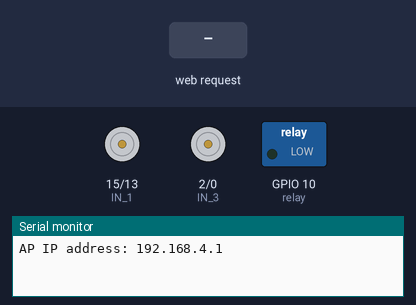
This sketch was run on a simulated ESP8266 (NodeMCU). On the bench: motor-driver pin pairs drawn as motors (green arrow = first pin HIGH = forward, orange = second pin HIGH = backward, longer = more drive, scaled by the enable pin), switched loads named in the sketch (green lamp = pin HIGH), the last lines printed to the serial monitor. The inputs (shaded band) are chosen by the test bench.

Above: at 1.2 s.
1.3 s: HTTP request GET /?State=F received
At 1.8 s:
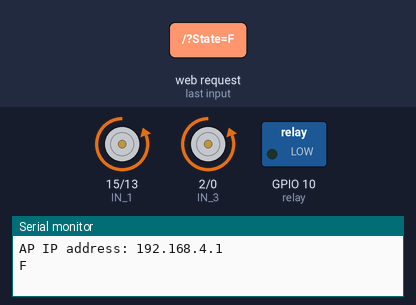
2.8 s: HTTP request GET /?State=B received
At 4.0 s:
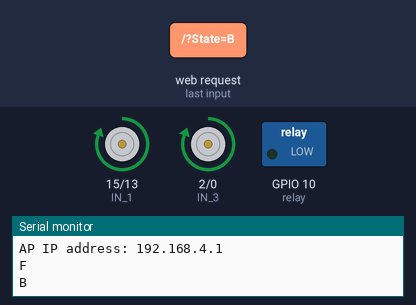
4.3 s: HTTP request GET /?State=L received
At 5.3 s:
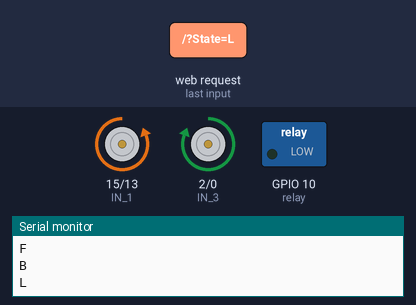
5.8 s: HTTP request GET /?State=R received
At 6.5 s:
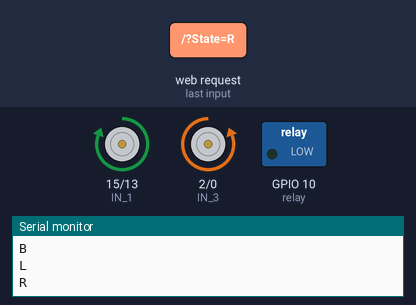
Timing chart, 0 to 8.3 s (numbered marks = the images above; inputs shaded):
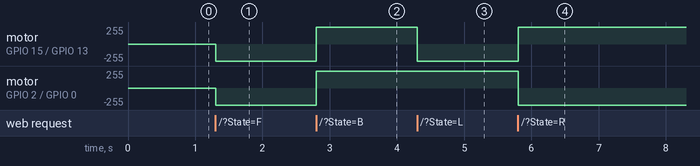

Measured:
- after the input at 1.3 s, motor on GPIO 15 (IN_1) / GPIO 13 (IN_2), motor on GPIO 2 (IN_3) / GPIO 0 (IN_4): stopped → backward 255/255 at once
- after the input at 2.8 s, motor on GPIO 15 (IN_1) / GPIO 13 (IN_2), motor on GPIO 2 (IN_3) / GPIO 0 (IN_4): backward 255/255 → forward 255/255 at once
- after the input at 4.3 s, motor on GPIO 15 (IN_1) / GPIO 13 (IN_2): forward 255/255 → backward 255/255 at once
- after the input at 5.8 s, motor on GPIO 15 (IN_1) / GPIO 13 (IN_2): backward 255/255 → forward 255/255 at once; motor on GPIO 2 (IN_3) / GPIO 0 (IN_4): forward 255/255 → backward 255/255 at once

The sketch:

sketch_oct18a.ino
```cpp
#define ENA   14          // Enable/speed motors Right        GPIO14(D5)
#define ENB   12          // Enable/speed motors Left         GPIO12(D6)
#define IN_1  15          // L298N in1 motors Right           GPIO15(D8)
#define IN_2  13          // L298N in2 motors Right           GPIO13(D7)
#define IN_3  2           // L298N in3 motors Left            GPIO2(D4)
#define IN_4  0           // L298N in4 motors Left            GPIO0(D3)

#include <ESP8266WiFi.h>
#include <WiFiClient.h>
#include <ESP8266WebServer.h>

const int trigPin = 4;  //D2
const int echoPin = 16; //D0

//define sound velocity in cm/uS
#define SOUND_VELOCITY 0.034
#define CM_TO_INCH 0.393701

long duration;
float distanceCm;
float distanceInch;

String command;             //String to store app command state.
int speedCar = 1023;         // 400 - 1023.
int speed_Coeff = 3;

//int val = 0 ;

const int relay = 10; //SD3

const char* ssid = "SMART CAR";
//const char* password = "0868475996";
ESP8266WebServer server(80);

void setup() {

 Serial.begin(115200);

 pinMode(ENA, OUTPUT);
 pinMode(ENB, OUTPUT);
 pinMode(IN_1, OUTPUT);
 pinMode(IN_2, OUTPUT);
 pinMode(IN_3, OUTPUT);
 pinMode(IN_4, OUTPUT);

 pinMode(trigPin, OUTPUT); // Sets the trigPin as an Output
 pinMode(echoPin, INPUT); // Sets the echoPin as an Input

 pinMode(relay, OUTPUT);

// Connecting WiFi

  WiFi.mode(WIFI_AP);
  WiFi.softAP(ssid);

  IPAddress myIP = WiFi.softAPIP();
  Serial.print("AP IP address: ");
  Serial.println(myIP);

 // Starting WEB-server
     server.on ( "/", HTTP_handleRoot );
     server.onNotFound ( HTTP_handleRoot );
     server.begin();
}

void goAhead(){

      digitalWrite(IN_1, LOW);
      digitalWrite(IN_2, HIGH);
      analogWrite(ENA, speedCar);

      digitalWrite(IN_3, LOW);
      digitalWrite(IN_4, HIGH);
      analogWrite(ENB, speedCar);
  }

void goBack(){

      digitalWrite(IN_1, HIGH);
      digitalWrite(IN_2, LOW);
      analogWrite(ENA, speedCar);

      digitalWrite(IN_3, HIGH);
      digitalWrite(IN_4, LOW);
      analogWrite(ENB, speedCar);
  }

void goRight(){

      digitalWrite(IN_1, HIGH);
      digitalWrite(IN_2, LOW);
      analogWrite(ENA, speedCar);

      digitalWrite(IN_3, LOW);
      digitalWrite(IN_4, HIGH);
      analogWrite(ENB, speedCar);
  }

void goLeft(){

      digitalWrite(IN_1, LOW);
      digitalWrite(IN_2, HIGH);
      analogWrite(ENA, speedCar);

      digitalWrite(IN_3, HIGH);
      digitalWrite(IN_4, LOW);
      analogWrite(ENB, speedCar);
  }

void goAheadRight(){

      digitalWrite(IN_1, LOW);
      digitalWrite(IN_2, HIGH);
      analogWrite(ENA, speedCar/speed_Coeff);

      digitalWrite(IN_3, LOW);
      digitalWrite(IN_4, HIGH);
      analogWrite(ENB, speedCar);
   }

void goAheadLeft(){

      digitalWrite(IN_1, LOW);
      digitalWrite(IN_2, HIGH);
      analogWrite(ENA, speedCar);

      digitalWrite(IN_3, LOW);
      digitalWrite(IN_4, HIGH);
      analogWrite(ENB, speedCar/speed_Coeff);
  }

void goBackRight(){

      digitalWrite(IN_1, HIGH);
      digitalWrite(IN_2, LOW);
      analogWrite(ENA, speedCar/speed_Coeff);

      digitalWrite(IN_3, HIGH);
      digitalWrite(IN_4, LOW);
      analogWrite(ENB, speedCar);
  }

void goBackLeft(){

      digitalWrite(IN_1, HIGH);
      digitalWrite(IN_2, LOW);
      analogWrite(ENA, speedCar);

      digitalWrite(IN_3, HIGH);
      digitalWrite(IN_4, LOW);
      analogWrite(ENB, speedCar/speed_Coeff);
  }

void stopRobot(){

      digitalWrite(IN_1, LOW);
      digitalWrite(IN_2, LOW);
      analogWrite(ENA, speedCar);

      digitalWrite(IN_3, LOW);
      digitalWrite(IN_4, LOW);
      analogWrite(ENB, speedCar);


      //delay(1000);
      digitalWrite(relay,LOW);

 }
void smart(){

  delay(1000);

  // Clears the trigPin
  digitalWrite(trigPin, LOW);
  delayMicroseconds(2);
  // Sets the trigPin on HIGH state for 10 micro seconds
  digitalWrite(trigPin, HIGH);
  delayMicroseconds(10);
  digitalWrite(trigPin, LOW);

  // Reads the echoPin, returns the sound wave travel time in microseconds
  duration = pulseIn(echoPin, HIGH);

  // Calculate the distance
  distanceCm = duration * SOUND_VELOCITY/2;

  // Prints the distance on the Serial Monitor
  Serial.print("Distance: ");
  Serial.print(distanceCm);
  Serial.println("cm");


  int val = digitalRead(5); // IR Sensor output pin connected to D1


  delay(1000);

  if ( distanceCm < 10 || val == 1) //
  {
  //speedCar = 400;
  Serial.println("LOW");
  goBack();
}
  else {
  //speedCar = 400;
  Serial.println("HIGH");
  goAhead();
}
  }
void relay_control(){

  digitalWrite(relay, HIGH);

}

void loop() {
    server.handleClient();

      command = server.arg("State");
      if (command == "F") goAhead();
      else if (command == "B") goBack();
      else if (command == "L") goLeft();
      else if (command == "R") goRight();
      else if (command == "I") goAheadRight();
      else if (command == "G") goAheadLeft();
      else if (command == "J") goBackRight();
      else if (command == "H") goBackLeft();
      else if (command == "0") speedCar = 400;
      else if (command == "1") speedCar = 470;
      else if (command == "2") speedCar = 540;
      else if (command == "3") speedCar = 610;
      else if (command == "4") speedCar = 680;
      else if (command == "5") speedCar = 750;
      else if (command == "6") speedCar = 820;
      else if (command == "7") speedCar = 890;
      else if (command == "8") speedCar = 960;
      else if (command == "9") speedCar = 1023;
      else if (command == "S") stopRobot();
      else if (command == "A") smart();
      else if (command == "O") relay_control();

}

void HTTP_handleRoot(void) {

if( server.hasArg("State") ){
       Serial.println(server.arg("State"));
  }
  server.send ( 200, "text/html", "" );
  delay(1);
}
```
